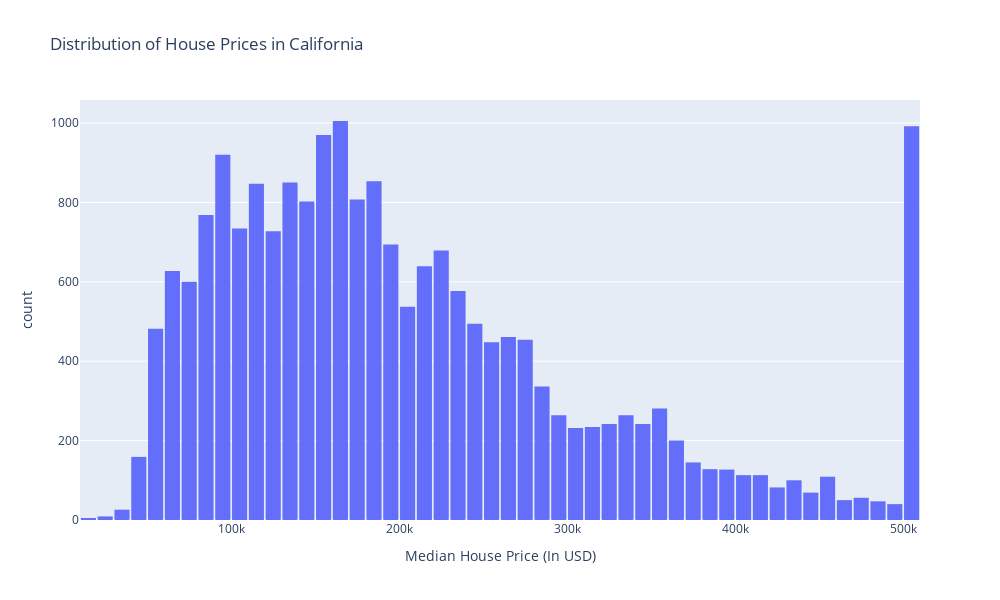

Write notebook code for a chart like this one.
### Code cell
# Histogram to visualize the distribution of house prices in California
fig = px.histogram(data, 
                   x = 'Median_House_Value',
                   nbins = 50,
                   title = 'Distribution of House Prices in California',
                   labels = {'Median_House_Value':'Median House Price (In USD)'}
                   )
fig.update_layout(bargap=0.1)
fig.update_layout(width=1000, height=600)
#fig.write_image('histogram_house_prices.png')
#fig.show(renderer='png')
fig.show()

### Figure 1 — Plotly figure (JSON) as saved in the notebook; plotly's stock layout.template omitted (floating-point values rounded to 4 significant figures; data arrays with more than 128 entries replaced by an {"elided": "..."} marker saying what was removed)
{"data": [{"alignmentgroup": "True", "bingroup": "x", "hovertemplate": "Median House Price (In USD)=%{x}<br>count=%{y}<extra></extra>", "legendgroup": "", "marker": {"color": "#636efa", "pattern": {"shape": ""}}, "name": "", "nbinsx": 50, "offsetgroup": "", "orientation": "v", "showlegend": false, "type": "histogram", "x": {"elided": "20640 int values"}, "xaxis": "x", "yaxis": "y"}], "layout": {"bargap": 0.1, "barmode": "relative", "height": 600, "legend": {"tracegroupgap": 0}, "title": {"text": "Distribution of House Prices in California"}, "width": 1000, "xaxis": {"anchor": "y", "domain": [0, 1], "title": {"text": "Median House Price (In USD)"}}, "yaxis": {"anchor": "x", "domain": [0, 1], "title": {"text": "count"}}}}
